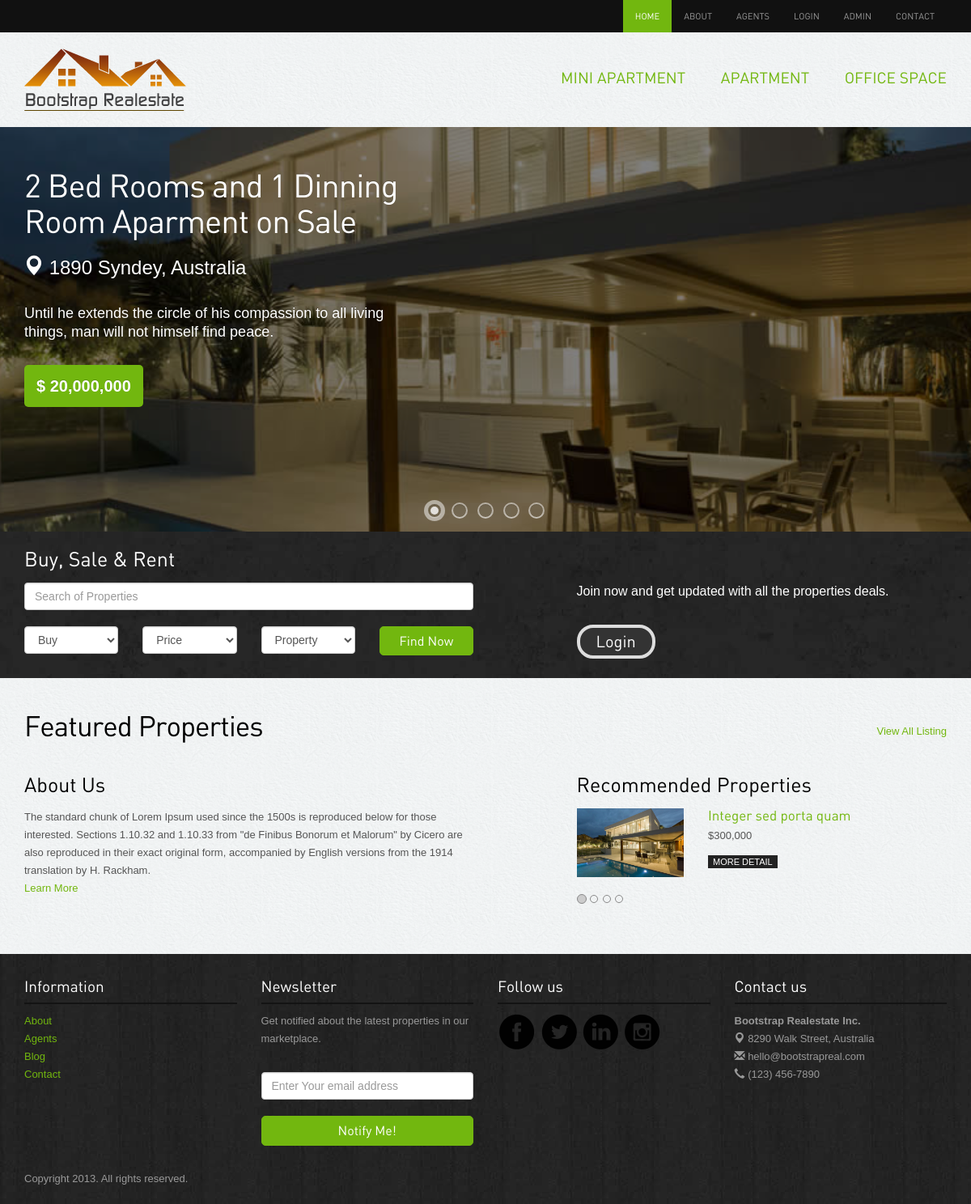
The page / on the database its author committed.
### tables this page shows
CREATE TABLE `category` (
  `cat_id` int(11) NOT NULL,
  `cat_name` varchar(151) NOT NULL,
  `flag` int(11) NOT NULL
);

### index.php (the view, shortened to what this page needs)
<?php include'header.php';?>
<div class="">
            <div id="slider" class="sl-slider-wrapper">
        <div class="sl-slider">
          <div class="sl-slide" data-orientation="horizontal" data-slice1-rotation="-25" data-slice2-rotation="-25" data-slice1-scale="2" data-slice2-scale="2">
            <div class="sl-slide-inner">
              <div class="bg-img bg-img-1"></div>
              <h2><a href="#">2 Bed Rooms and 1 Dinning Room Aparment on Sale</a></h2>
              <blockquote>
              <p class="location"><span class="glyphicon glyphicon-map-marker"></span> 1890 Syndey, Australia</p>
              <p>Until he extends the circle of his compassion to all living things, man will not himself find peace.</p>
              <cite>$ 20,000,000</cite>
              </blockquote>
            </div>
          </div>
        </div>
        <nav id="nav-dots" class="nav-dots">
          <span class="nav-dot-current"></span>
          <span></span>
          <span></span>
          <span></span>
          <span></span>
        </nav>
      </div>
</div>
<div class="banner-search">
  <div class="container">
    <h3>Buy, Sale & Rent</h3>
    <div class="searchbar">
      <div class="row">
        <div class="col-lg-6 col-sm-6">
          <input type="text" class="form-control" placeholder="Search of Properties">
          <div class="row">
            <div class="col-lg-3 col-sm-3 ">
              <select class="form-control">
                <option>Buy</option>
              </select>
            </div>
            <div class="col-lg-3 col-sm-4">
              <select class="form-control">
                <option>Price</option>
              </select>
            </div>
            <div class="col-lg-3 col-sm-4">
            <select class="form-control">
                <option>Property</option>
              </select>
              </div>
              <div class="col-lg-3 col-sm-4">
              <button class="btn btn-success"  onclick="window.location.href='buysalerent.php'">Find Now</button>
              </div>
          </div>
        </div>
        <div class="col-lg-5 col-lg-offset-1 col-sm-6 ">
          <p>Join now and get updated with all the properties deals.</p>
          <button class="btn btn-info"   data-toggle="modal" data-target="#loginpop">Login</button>        </div>
      </div>
    </div>
  </div>
</div>
<div class="container">
  <div class="properties-listing spacer"> <a href="buysalerent.php" class="pull-right viewall">View All Listing</a>
    <h2>Featured Properties</h2>
  </div>
  <div class="spacer">
    <div class="row">
      <div class="col-lg-6 col-sm-9 recent-view">
        <h3>About Us</h3>
        <p>The standard chunk of Lorem Ipsum used since the 1500s is reproduced below for those interested. Sections 1.10.32 and 1.10.33 from "de Finibus Bonorum et Malorum" by Cicero are also reproduced in their exact original form, accompanied by English versions from the 1914 translation by H. Rackham.<br><a href="about.php">Learn More</a></p>
      </div>
      <div class="col-lg-5 col-lg-offset-1 col-sm-3 recommended">
        <h3>Recommended Properties</h3>
        <div id="myCarousel" class="carousel slide">
          <ol class="carousel-indicators">
            <li data-target="#myCarousel" data-slide-to="0" class="active"></li>
            <li data-target="#myCarousel" data-slide-to="1" class=""></li>
            <li data-target="#myCarousel" data-slide-to="2" class=""></li>
            <li data-target="#myCarousel" data-slide-to="3" class=""></li>
          </ol>
          <div class="carousel-inner">
            <div class="item active">
              <div class="row">
                <div class="col-lg-4"><img src="images/properties/1.jpg" class="img-responsive" alt="properties"/></div>
                <div class="col-lg-8">
                  <h5><a href="property-detail.php">Integer sed porta quam</a></h5>
                  <p class="price">$300,000</p>
                  <a href="property-detail.php" class="more">More Detail</a> </div>
              </div>
            </div>
          </div>
        </div>
      </div>
    </div>
  </div>
</div>
<?php include'footer.php';?>

### header.php (shortened to what this page needs)
<!DOCTYPE html>
<html lang="en">
<head>
 	<link rel="stylesheet" href="assets/bootstrap/css/bootstrap.css" />
  <link rel="stylesheet" href="assets/style.css"/>
<link rel="stylesheet" href="assets/owl-carousel/owl.carousel.css">
<link rel="stylesheet" href="assets/owl-carousel/owl.theme.css">
    <link rel="stylesheet" type="text/css" href="assets/slitslider/css/style.css" />
    <link rel="stylesheet" type="text/css" href="assets/slitslider/css/custom.css" />
</head>
<body>
<div class="navbar-wrapper">
        <div class="navbar-inverse" role="navigation">
          <div class="container">
            <div class="navbar-collapse  collapse">
              <ul class="nav navbar-nav navbar-right">
               <li class="active"><a href="index.php">Home</a></li>
                <li><a href="about.php">About</a></li>
                <li><a href="agents.php">Agents</a></li>
                <?php
                $con = new mysqli("localhost", "root", "", "realstate");
                  if (isset($_SESSION['admin'])=='admin') { ?>
                    <li><span style="color:white;">(<?php echo $_SESSION['name']; ?>)</span><a href="?logout=logout">Logout</a></li>
                    <?php }else{ ?>
                      <li><a href="login.php">Login</a></li>
                <?php } ?>
                <li><a href="admin/index.php">Admin</a></li>
                <li><a href="contact.php">Contact</a></li>
              </ul>
            </div>
          </div>
        </div>
    </div>
<div class="container">
<div class="header">
<a href="index.php"><img src="images/logo.png" alt="Realestate"></a>
              <ul class="pull-right">
                <?php
                   $query = "SELECT * FROM  category where flag=1 Order By cat_id desc";
                   $result = $con->query($query);
                   foreach ($result as $key => $value) {
                ?>
                <li><a href="allproduct.php?categoryid=<?php echo $value['cat_id']?>"><?php echo $value['cat_name']?></a></li>
                <?php } ?>
              </ul>
</div>
</div>

### assets/style.css (style rules this page uses)
body { color:#555; font:normal 13px/22px Arial; background:url(../images/bgmain.png) #eee; }
h1,h2,h3,h4,h5 { font-weight:normal; font-family: din;margin: 0;padding: 0;color: #000 }
h2 { font-size: 35px; letter-spacing: -1px;margin-bottom: 20px; }
h3 { margin: 0 0 15px 0; font-size: 25px; }
h5 { margin: 0 0 5px 0; font-size: 17px; }
p { margin-bottom: 30px; }
a { color:#72b70f; text-decoration:none;outline: none; }
.spacer { margin-top: 40px;margin-bottom:40px; }
select,input { outline: 0; margin-bottom: 20px; }
a.more { background-color: #222; padding: 2px 6px;color: #fff; text-transform: uppercase; font-size: 11px; }
.btn { border-radius: 5px; font-family: din; outline: none; }
.btn-success { background: #72b70f;border:1px solid #72b70f;padding:6px 20px; font-size:16px; width: 100%; }
.btn-info { background: #333;border:4px solid #ddd;padding: 3px 20px; font-size:20px; border-radius: 20px; }
.header { padding: 20px 0; }
.header ul { list-style: none;margin: 0; padding: 0;margin-top: 25px; }
.header ul li { display: inline-block; padding: 0 0 0 40px; }
.header ul li a { font-size: 19px;font-family: din;text-transform: uppercase; }
.navbar-inverse { background-color: #111; }
.navbar-inverse .navbar-nav > li > a { font-size: 11px;padding-top: 10px;padding-bottom: 10px;font-family: din;text-transform: uppercase; }
.navbar-inverse .navbar-nav > .active > a, .navbar-inverse .navbar-nav > .active > a:hover, .navbar-inverse .navbar-nav > .active > a:focus { background-color: #72b70f; }
.banner-search { background:url(../images/bginside.jpg) #111;color: #fff;padding: 20px 0 10px 0; font-size: 16px; }
.banner-search h3 { color: #fff; }
.properties-listing .viewall { margin-top: 15px; }
.recommended { position: relative; }
.recommended .carousel-indicators { position: absolute;text-align: left;left: 0;bottom: -40px;margin: 0; }
.recommended .carousel-indicators li { border: 1px solid #888; }
.recommended .carousel-indicators .active { background-color:#ccc; }
.recommended p { margin: 5px 0 10px 0; }

### assets/slitslider/css/style.css (style rules this page uses)
.sl-slider-wrapper { width: 800px; height: 400px; margin: 0 auto; position: relative; overflow: hidden; }
.sl-slider { position: absolute; top: 0; left: 0; }
.sl-slide, .sl-slides-wrapper, .sl-slide-inner { position: absolute; width: 100%; height: 100%; top: 0; left: 0; }
.sl-slide { z-index: 1; }
.sl-slide-horizontal .sl-slide-inner { background: #000; }

### rows shown on the page
category: cat_name "MINI APARTMENT"
category: cat_name "APARTMENT"
category: cat_name "OFFICE SPACE"
